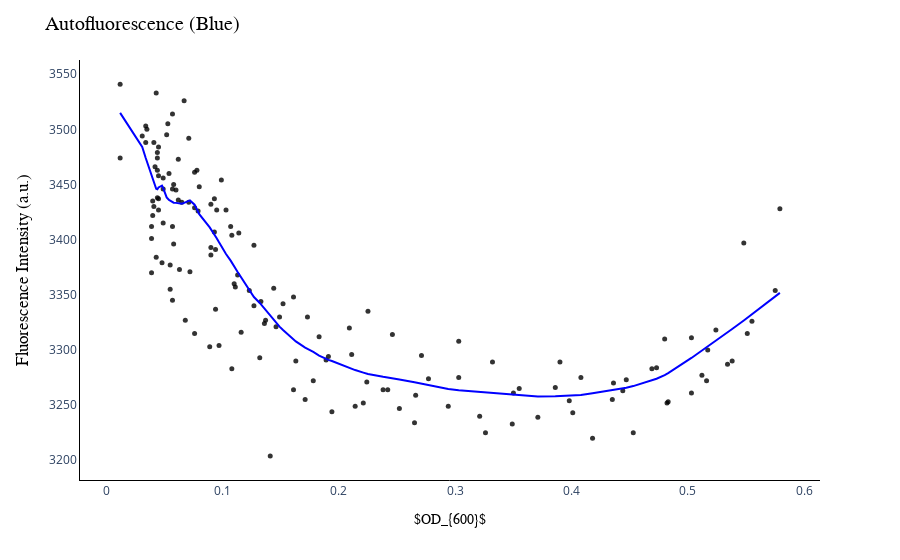

Notebook cell for this chart:
### Code cell
x=result.iloc[:, 0]
y=result.iloc[:, 3]
y_hat6 = lowess(y, x, frac=1/5)

fig = px.scatter(result, x, y, opacity=0.8, color_discrete_sequence=['black'])

# Change chart background color
fig.update_layout(dict(plot_bgcolor = 'white'))

fig.add_traces(go.Scatter(x=y_hat6[:,0], y=y_hat6[:,1], name='LOWESS, frac=1/5', line=dict(color='blue')))

# Update axes lines
fig.update_xaxes(showgrid=True, gridwidth=1, gridcolor='lightgrey', 
                 zeroline=False, zerolinewidth=1, zerolinecolor='lightgrey', 
                 showline=True, linewidth=1, linecolor='black')

fig.update_yaxes(showgrid=True, gridwidth=1, gridcolor='lightgrey', 
                 zeroline=False, zerolinewidth=1, zerolinecolor='lightgrey', 
                 showline=True, linewidth=1, linecolor='black')

# Set figure title
fig.update_layout(title=dict(text="Autofluorescence (Blue)", font=dict(family = 'Arial', color='black', size = 20)), xaxis_title=dict(text="$OD_{600}$",  font=dict(family = 'Arial', color='black', size = 14)), yaxis_title=dict(text="Fluorescence Intensity (a.u.)",  font=dict(family = 'Arial', color='black', size = 17)))
fig.update_layout(xaxis_showgrid=False, yaxis_showgrid=False)
fig.update_layout(showlegend=False)
# Update marker size
fig.update_traces(marker=dict(size=5))


fig.show()

### Figure 1 — Plotly figure (JSON) as saved in the notebook; plotly's stock layout.template omitted (floating-point values rounded to 4 significant figures; data arrays with more than 128 entries replaced by an {"elided": "..."} marker saying what was removed)
{"data": [{"hovertemplate": "x=%{x}<br>y=%{y}<extra></extra>", "legendgroup": "", "marker": {"color": "black", "opacity": 0.8, "size": 5, "symbol": "circle"}, "mode": "markers", "name": "", "orientation": "v", "showlegend": false, "type": "scatter", "x": {"elided": "150 float values"}, "xaxis": "x", "y": {"elided": "150 int values"}, "yaxis": "y"}, {"line": {"color": "blue"}, "marker": {"size": 5}, "name": "LOWESS, frac=1/5", "type": "scatter", "x": {"elided": "150 float values"}, "y": {"elided": "150 float values"}}], "layout": {"legend": {"tracegroupgap": 0}, "margin": {"t": 60}, "plot_bgcolor": "white", "showlegend": false, "title": {"font": {"color": "black", "family": "Arial", "size": 20}, "text": "Autofluorescence (Blue)"}, "xaxis": {"anchor": "y", "domain": [0, 1], "gridcolor": "lightgrey", "gridwidth": 1, "linecolor": "black", "linewidth": 1, "showgrid": false, "showline": true, "title": {"font": {"color": "black", "family": "Arial", "size": 14}, "text": "$OD_{600}$"}, "zeroline": false, "zerolinecolor": "lightgrey", "zerolinewidth": 1}, "yaxis": {"anchor": "x", "domain": [0, 1], "gridcolor": "lightgrey", "gridwidth": 1, "linecolor": "black", "linewidth": 1, "showgrid": false, "showline": true, "title": {"font": {"color": "black", "family": "Arial", "size": 17}, "text": "Fluorescence Intensity (a.u.)"}, "zeroline": false, "zerolinecolor": "lightgrey", "zerolinewidth": 1}}}
